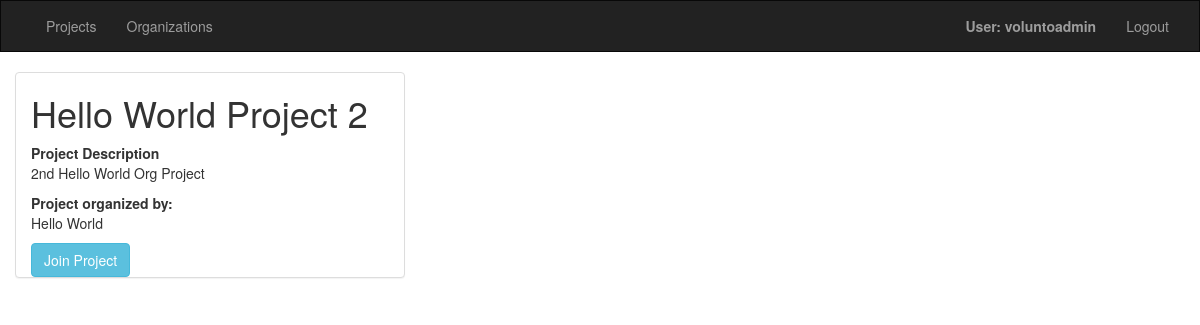
The app's page /volunto/project/2 (signed in) with its own data.
### volunto/models.py (models this page shows, shortened)
class Project(models.Model):
	projectname = models.CharField("Project Name",max_length=200)
	projdesc = models.CharField("Project Description",max_length=500)
	projectid = models.AutoField(primary_key=True)
	projstatus = models.BooleanField("Project Status", default=False)
	orgname = models.ForeignKey(Organization, on_delete=models.CASCADE, verbose_name="Project Sponsor")

class Organization(models.Model):
	orgname = models.CharField(max_length=200)
	orgdesc = models.TextField(max_length=200)
	orgid = models.AutoField(primary_key=True)
	orgusername = models.CharField(max_length=200)
	orgpw = models.CharField(max_length=30, default="")
	ORG_STATUS = (
		(1, 'Active'),
		(2, 'Inactive'),
		(3, 'In-review')
		)
	orgstat = models.PositiveIntegerField(choices=ORG_STATUS, default=3)
	def __str__(self):
		return self.orgname

### volunto/views.py (the view)
# urls.py: url(r'^project/(?P<pk>\d+)$', views.ProjectDetailView.as_view(), name='project-detail'),
class ProjectDetailView(LoginRequiredMixin,generic.DetailView):
	model = Project
	template_name = "volunto/project_detail.html"

### volunto/templates/volunto/project_detail.html
{% extends "volunto/base_visitor.html" %}
{% block content %}
<div class="container-fluid">
	<div class="panel panel-default col-sm-4 col-md-4">
<h1>{{ project.projectname }}</h1>
<strong>Project Description</strong> <p>{{ project.projdesc }}</p>
<strong>Project organized by:</strong> <p>{{ project.orgname }}</p>
	<a href="{% url 'volunto:create_application' %}" class="btn btn-info" role="button">Join Project</a>
	</div>
</div>
{% endblock %}

### volunto/templates/volunto/base_visitor.html (shortened to what this page needs)
<!DOCTYPE html>
<html lang="en">
<head>
    {% load staticfiles %}
    <link rel="stylesheet" href="https://maxcdn.bootstrapcdn.com/bootstrap/3.3.6/css/bootstrap.min.css">
    <link rel="stylesheet" type="text/css" href="{% static 'volunto/style.css' %}"/>
</head>
<body>
<nav class="navbar navbar-inverse">
    <div class="container-fluid">
        <div class="collapse navbar-collapse" id="topNavBar">
            <ul class="nav navbar-nav">
                {% if user.is_authenticated %}
                  <li><a href="{% url 'volunto:projects' %}">Projects</a></li>
                  <li><a href="{% url 'volunto:organizations' %}">Organizations</a></li>
                {% else %}
                  <li class="{% block register_active %}{% endblock %}"><a href="{% url 'volunto:register' %}">Register</a></li>
                  <li class="{% block login_active %}{% endblock %}"><a href="{% url 'login' %}">Log In</a></li>
                {% endif %}
            </ul>
            <ul class="nav navbar-nav navbar-right">
                {% if user.is_authenticated %}
                 <li><a><strong>User: {{ user.get_username }}</strong></a></li>
                 <li><a href="{% url 'logout'%}?next={{request.path}}">Logout</a></li>
               {% endif %}
            </ul>
        </div>
    </div>
</nav>
{% block content %}
{% endblock %}
</body>
</html>

### volunto/static/volunto/style.css (style rules this page uses)
.navbar { border-radius: 0; }

### records on screen
Project: projectname "Hello World Project 2", projdesc "2nd Hello World Org Project", orgname "Hello World"

### other values on screen
{{ user.get_username }} "voluntoadmin"
